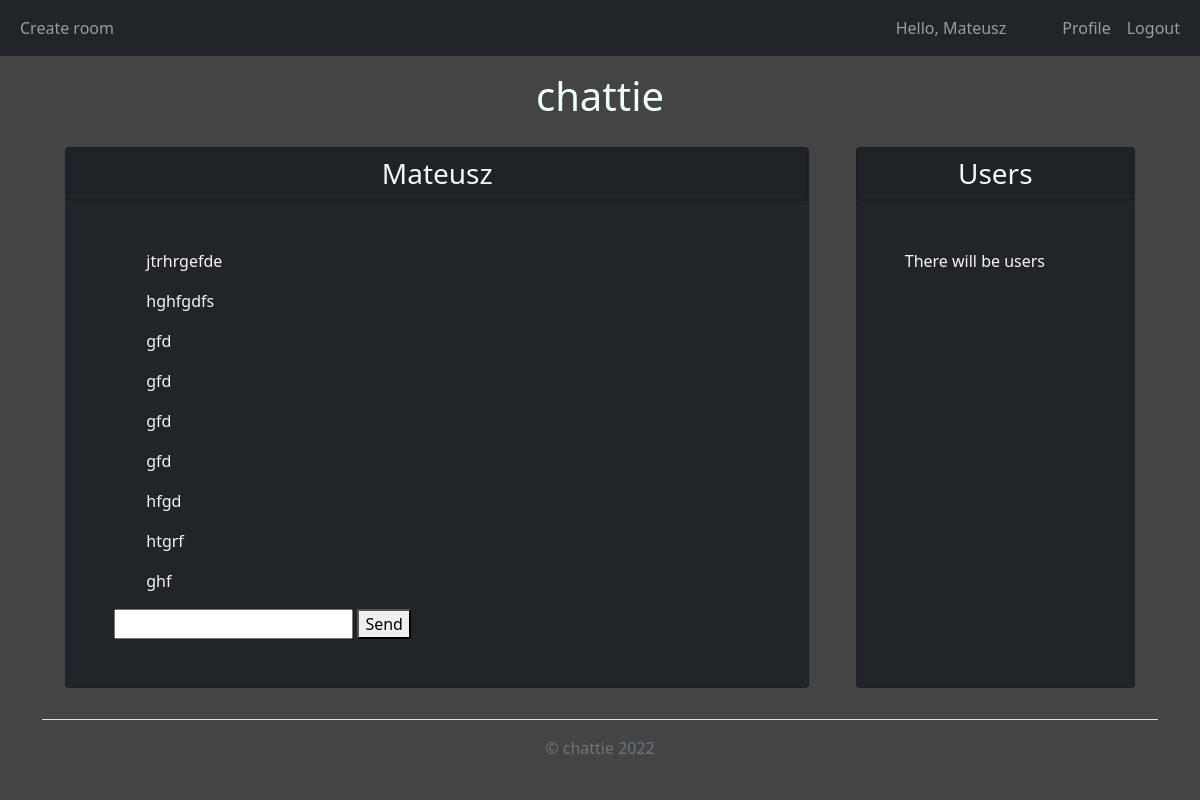
The app's page /r/Mateusz (signed in), older data.
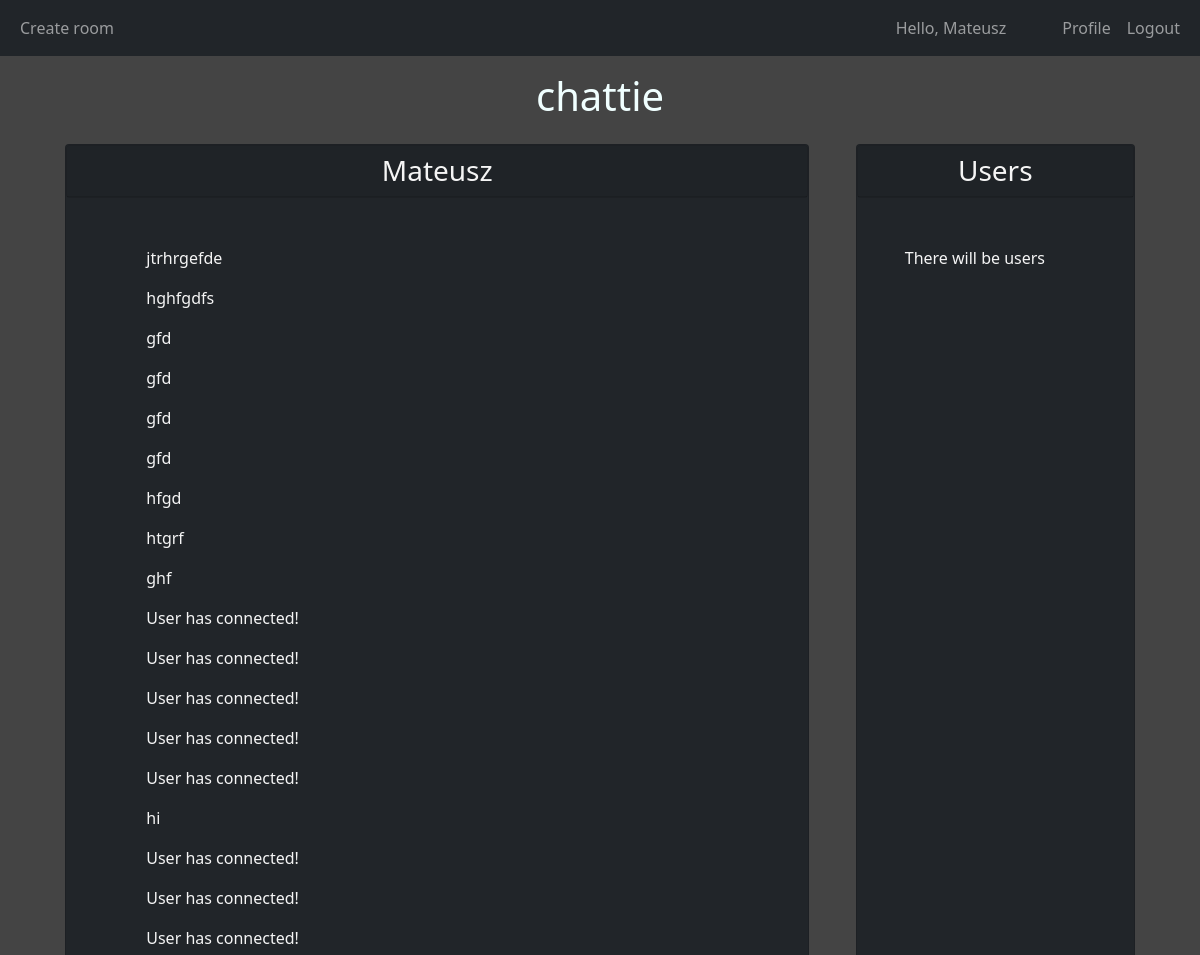
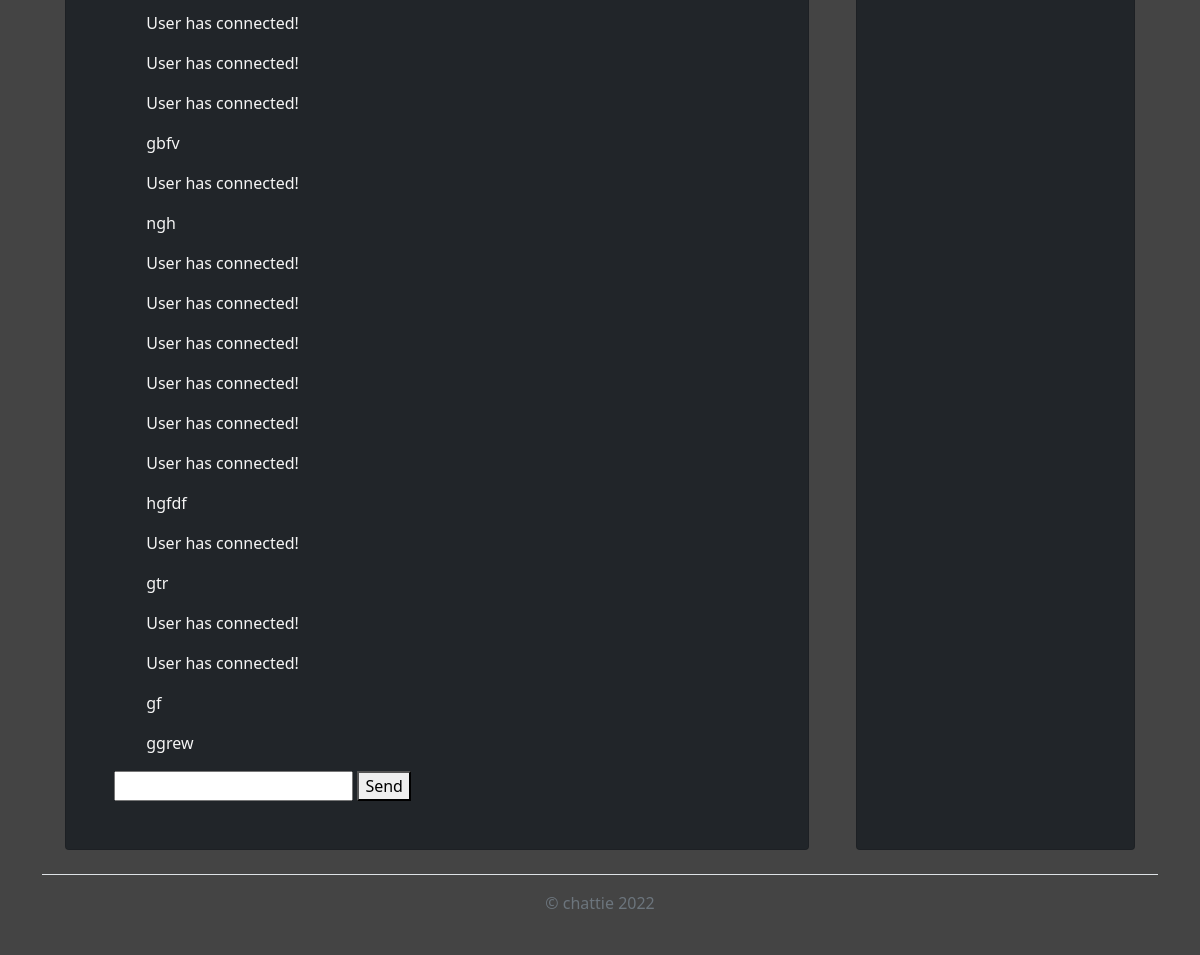
The same page, newer data (2 pictures, top to bottom).
### chattie/models.py (models this page shows, shortened)
class User(db.Model, UserMixin):
    id = db.Column(db.Integer, primary_key=True)
    username = db.Column(db.String(20), unique=True, nullable=False)
    email = db.Column(db.String(120), unique=True, nullable=False)
    image_file = db.Column(db.String(20), nullable=False, default='default.jpg')
    password = db.Column(db.String(60), nullable=False)
    created = db.Column(db.DateTime, nullable=False, default=datetime.utcnow)
    participates_in = db.Column(db.Integer, db.ForeignKey('room.id'))
    room_id = db.Column(db.Integer, db.ForeignKey('room.id'))
    message_id = db.Column(db.Integer, db.ForeignKey('message.id'))
    rooms = db.relationship('Room', foreign_keys=[room_id])
    messages = db.relationship('Message', foreign_keys=[message_id])

class Room(db.Model):
    id = db.Column(db.Integer, primary_key=True)
    name = db.Column(db.String(20), nullable=False)
    participant_id = db.Column(db.Integer, db.ForeignKey('user.id'))
    message_id = db.Column(db.Integer, db.ForeignKey('message.id'))
    participants = db.relationship('User', foreign_keys=[participant_id])
    messages = db.relationship('Message', foreign_keys=[message_id])
    creator_id = db.Column(db.Integer, db.ForeignKey('user.id'), nullable=False)
    created = db.Column(db.DateTime, nullable=False, default=datetime.utcnow)

class Message(db.Model):
    id = db.Column(db.Integer, primary_key=True)
    user_id = db.Column(db.Integer, db.ForeignKey('user.id'), nullable=False)
    room_id = db.Column(db.Integer, db.ForeignKey('room.id'), nullable=False)
    message = db.Column(db.String(1000), nullable=False)
    created = db.Column(db.DateTime, nullable=False, default=datetime.utcnow)
    user = db.relationship('User', foreign_keys=[user_id])
    room = db.relationship('Room', foreign_keys=[room_id])

### chattie/routes.py (the view)
@app.route("/r/<room_name>", methods=['GET', 'POST'])
@login_required
def room(room_name):
    room = Room.query.filter_by(name=room_name).first()
    form = AddMessageForm()
    messages = Message.query.filter_by(room=room)
    return render_template('room.html',
                           title=room.name,
                           room=room,
                           form=form,
                           messages=messages)

### chattie/forms.py
class AddMessageForm(FlaskForm):
    message = StringField('Message')
    submit = SubmitField('Send')

### chattie/models.py (called while the page is built)
@login_manager.user_loader
def load_user(user_id):
    return User.query.get(int(user_id))

### chattie/templates/room.html (shortened to what this page needs)
{% extends "main.html" %}
{% block content %}
<div class="container d-flex justify-content-around my-auto">
    <div class="card col-md-8 bg-dark">
        <div class="card text-center bg-dark">
            <h3 class=" fw-normal card-text card-header ">{{room.name}}</h3>
        </div>
        <div class="p-5">
        <ul id="messages">
        {% for message in messages %}
            <p>{{ message.message }}</p>
        {% endfor %}
        </ul>
        <input type="text" id="myMessage">
        <button id="sendbutton">Send</button>
        </div>
    </div>
    <div class="card col-md-3 bg-dark">
        <div class="card text-center bg-dark">
            <h3 class=" fw-normal card-text card-header">Users</h3>
        </div>
        <div class="p-5">
        There will be users
        </div>
    </div>
</div>
{% endblock %}

### chattie/templates/main.html (shortened to what this page needs)
<!DOCTYPE html>
<html lang="en">
<head>
    <link href="https://cdn.jsdelivr.net/npm/bootstrap@5.1.3/dist/css/bootstrap.min.css" rel="stylesheet">
    <link rel="stylesheet" type="text/css" href="{{ url_for('static', filename='main.css') }}">
</head>
<body class='d-flex flex-column min-vh-100'>
    {% include "layout/navbar.html" %}
    {% include "layout/logo.html" %}
        {% block content %}
        {% endblock %}
    {% include "layout/footer.html" %}
</body>
</html>

### chattie/templates/layout/navbar.html (shortened to what this page needs)
{% if current_user.is_authenticated %}
  <nav class="navbar navbar-expand-lg navbar-dark  bg-dark">
    <div class="container-fluid">
      <div class="collapse navbar-collapse" id="navbarSupportedContent">
      <ul class="navbar-nav me-auto mb-2 mb-lg-0">
        <li class='nav-item'>
          <a class='nav-link' href="{{ url_for('create_room') }}">Create room</a>
        </li>
      </ul>
        <ul class="navbar-nav ms-auto mb-2 mb-lg-0">
          <li>
            <p class="navbar-text me-5 my-auto">Hello, {{current_user.username}}</p>
          </li>
          <li class="nav-item">
            <a class="nav-link" href="#">Profile</a>
          </li>
          <li>
            <a class="nav-link" href="{{ url_for('logout') }}">Logout</a>
          </li>
        </ul>
      </div>
    </div>
  </nav>
{% endif %}

### chattie/templates/layout/logo.html
<div id="logo" class="my-3">
    <h1><a href="/">chattie</a></h1>
</div>

### chattie/templates/layout/footer.html
<div class="container mt-auto">
  <footer class="d-flex flex-wrap py-3 my-4 border-top">
    <div class="col-md-12 d-flex">
      <div class="text-muted ms-auto me-auto">© chattie 2022</div>
    </div>
  </footer>
</div>

### chattie/static/main.css (style rules this page uses)
body { background-color: #444; color: whitesmoke; }
#logo { text-align: center; }
a { color: azure; text-decoration: none; }

Row changes from the older to the newer data that the page shows:
added Message: message "User has connected!"
added Message: message "User has connected!"
added Message: message "User has connected!"
added Message: message "User has connected!"
added Message: message "User has connected!"
added Message: message "hi"
added Message: message "User has connected!"
added Message: message "User has connected!"
added Message: message "User has connected!"
added Message: message "User has connected!"
added Message: message "User has connected!"
added Message: message "User has connected!"
added Message: message "gbfv"
added Message: message "User has connected!"
added Message: message "ngh"
added Message: message "User has connected!"
added Message: message "User has connected!"
added Message: message "User has connected!"
added Message: message "User has connected!"
added Message: message "User has connected!"
added Message: message "User has connected!"
added Message: message "hgfdf"
added Message: message "User has connected!"
added Message: message "gtr"
added Message: message "User has connected!"
added Message: message "User has connected!"
added Message: message "gf"
added Message: message "ggrew"
